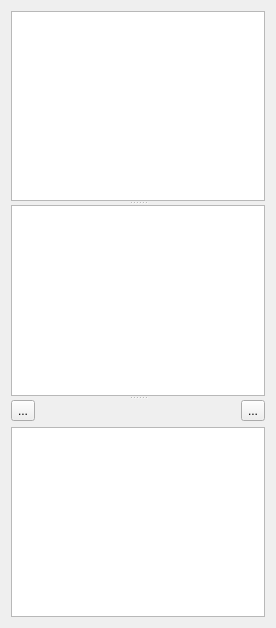
<?xml version="1.0" encoding="UTF-8"?>
<!--
######################################################################################################################
# Copyright (C) 2017-2021 Spine project consortium
# This file is part of Spine Toolbox.
# Spine Toolbox is free software: you can redistribute it and\/or modify it under the terms of the GNU Lesser General
# Public License as published by the Free Software Foundation, either version 3 of the License, or (at your option)
# any later version. This program is distributed in the hope that it will be useful, but WITHOUT ANY WARRANTY;
# without even the implied warranty of MERCHANTABILITY or FITNESS FOR A PARTICULAR PURPOSE. See the GNU Lesser General
# Public License for more details. You should have received a copy of the GNU Lesser General Public License along with
# this program. If not, see <http:\/\/www.gnu.org\/licenses\/>.
######################################################################################################################
-->
<ui version="4.0">
 <class>Form</class>
 <widget class="QWidget" name="Form">
  <property name="geometry">
   <rect>
    <x>0</x>
    <y>0</y>
    <width>276</width>
    <height>628</height>
   </rect>
  </property>
  <property name="windowTitle">
   <string>Form</string>
  </property>
  <layout class="QVBoxLayout" name="verticalLayout">
   <item>
    <widget class="QSplitter" name="splitter">
     <property name="orientation">
      <enum>Qt::Vertical</enum>
     </property>
     <widget class="CodeTextEdit" name="condition_edit"/>
     <widget class="QTreeView" name="treeView_cmd_line_args">
      <property name="dragDropMode">
       <enum>QAbstractItemView::DragDrop</enum>
      </property>
     </widget>
     <widget class="QWidget" name="verticalLayoutWidget">
      <layout class="QGridLayout" name="gridLayout">
       <item row="0" column="0">
        <layout class="QHBoxLayout" name="horizontalLayout">
         <item>
          <widget class="QToolButton" name="toolButton_add_arg">
           <property name="text">
            <string>...</string>
           </property>
           <property name="icon">
            <iconset resource="../../../spine-items/spine_items/ui/resources/resources_icons.qrc">
             <normaloff>:/icons/file-upload.svg</normaloff>:/icons/file-upload.svg</iconset>
           </property>
          </widget>
         </item>
         <item>
          <spacer name="horizontalSpacer_2">
           <property name="orientation">
            <enum>Qt::Horizontal</enum>
           </property>
           <property name="sizeHint" stdset="0">
            <size>
             <width>40</width>
             <height>20</height>
            </size>
           </property>
          </spacer>
         </item>
         <item>
          <widget class="QToolButton" name="toolButton_remove_arg">
           <property name="text">
            <string>...</string>
           </property>
           <property name="icon">
            <iconset resource="../../../spine-items/spine_items/ui/resources/resources_icons.qrc">
             <normaloff>:/icons/minus.svg</normaloff>:/icons/minus.svg</iconset>
           </property>
          </widget>
         </item>
        </layout>
       </item>
       <item row="1" column="0">
        <widget class="QTreeView" name="treeView_input_files">
         <property name="dragDropMode">
          <enum>QAbstractItemView::DragDrop</enum>
         </property>
         <property name="selectionMode">
          <enum>QAbstractItemView::ExtendedSelection</enum>
         </property>
        </widget>
       </item>
      </layout>
     </widget>
    </widget>
   </item>
  </layout>
 </widget>
 <customwidgets>
  <customwidget>
   <class>CodeTextEdit</class>
   <extends>QPlainTextEdit</extends>
   <header>spinetoolbox/widgets/code_text_edit.h</header>
  </customwidget>
 </customwidgets>
 <resources>
  <include location="../../../spine-items/spine_items/ui/resources/resources_icons.qrc"/>
 </resources>
 <connections/>
</ui>
